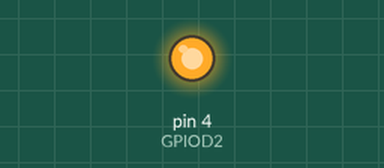
This sketch was run on a simulated Arduino Uno, built with avr-gcc and run on an emulated ATmega328P. Shown: output pins drawn as LEDs (lit = HIGH).

Above: at 0.1 s.
At 34.1 s:
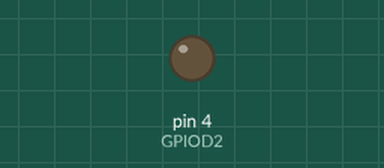
Timing chart, 0 to 36.5 s (numbered marks = the images above):
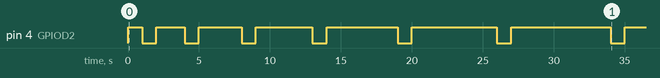

The sketch:

Lab09_Ejercicio_1.ino
```cpp
/*
* -------------------------------------------------------------
* Lab_9.c
* -------------------------------------------------------------
* UNIVERSIDAD DEL VALLE DE GUATEMALA
* Programación de Microprocesadores
*
* Laboratorio 9
* Descripción:
* Author:   Marcos Ambrocio - 231140
*           Dulce Ambrosio - 231143
*           Daniel Chet - 231177
*           Cindy Gualim - 21226
*           Javier Linares - 231135
*
* Fecha:	  Octubre 16, 2024.
* -------------------------------------------------------------
*/

int GPIOD2 = 4;
// la función setup se ejecuta una vez cuando se presiona reset o se energiza la placa
void setup() {
  // inicializa el pin digital LED_BUILTIN como salida.
  pinMode(GPIOD2, OUTPUT);
}

// la función loop se ejecuta una y otra vez para siempre
void loop() {
  int num = 10000, x = 1000;

  while(x <= num){
    digitalWrite(GPIOD2, HIGH);  // enciende el LED (HIGH es el nivel de voltaje)
    delay(x);                    // espera por un segundo
    digitalWrite(GPIOD2, LOW);   // apaga el LED bajando el voltaje (LOW)
    delay(1000);                 // espera por un segundo
    x = x + 1000;
  }
}
```

Measured:
- by itself, pin 4 (GPIOD2): LOW → HIGH at 0.00 s, → LOW 1.0 s later, → HIGH 1.0 s later, → LOW 2.0 s later, … (15 changes in this stretch)
